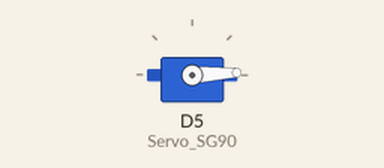
Simulated run of this sketch. Board: ESP8266 (NodeMCU). On the bench: servo.

Above: at 0.05 s.
At 0.6 s:
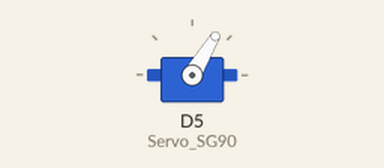
At 1.5 s:
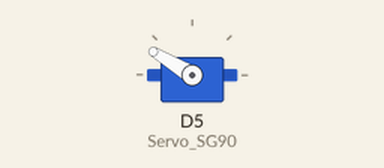
At 2.95 s:
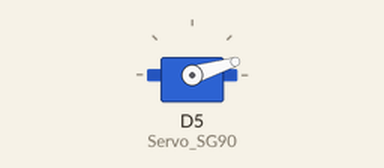
Timing chart, 0 to 7.1 s (numbered marks = the images above):
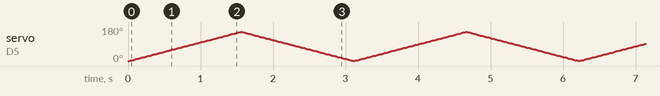

The sketch:

Servo.ino
```cpp
// GPO DevLab Servo example

#include <Servo.h>

#define ServoMin 0 //
#define ServoMax 155 //

Servo Servo_SG90;

int  ServoValue=0;
bool ServoDirection = true;

void setup()
{
  // D0=16, D1=5, D2=4, D3=0, D4=2, D5=14, D6=12, D7=13, D8=15
  Servo_SG90.attach(D5); // D4=2
  Servo_SG90.write(ServoValue);
  Serial.begin(115200); // Set baudrate
}

void loop()
{

  if(ServoDirection)
    Servo_SG90.write(ServoValue++);
  else
    Servo_SG90.write(ServoValue--);

  if(ServoValue==ServoMin || ServoValue==ServoMax) ServoDirection = !ServoDirection;

  delay(10); // Wait a bit
}
```
